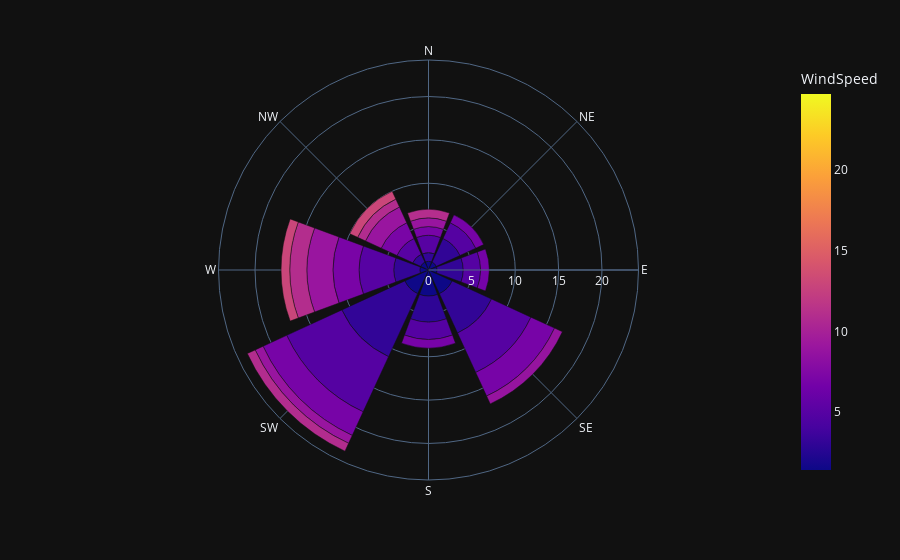

Here is the notebook cell this chart was saved with:
### Code cell
# Create a wind rose plot
fig = px.bar_polar(aggregated_data, r='Frequency', theta='WindDirBin', color='WindSpeed',
                   template='plotly_dark', color_discrete_sequence=px.colors.sequential.Plasma_r)
fig.show()

### Figure 1 — Plotly figure (JSON) as saved in the notebook; plotly's stock layout.template omitted (floating-point values rounded to 4 significant figures)
{"data": [{"hovertemplate": "Frequency=%{r}<br>WindDirBin=%{theta}<br>WindSpeed=%{marker.color}<extra></extra>", "legendgroup": "", "marker": {"color": [1.432, 3.116, 4.999, 6.941, 8.945, 11.06, 13.05, 14.68, 16.82, 18.1, null, null, null, 1.473, 3.04, 4.915, 6.835, 8.986, 10.91, 13.03, 14.99, 17.63, 19.03, 20.1, null, null, 1.447, 3.077, 4.898, 6.801, 8.941, 11.02, 12.89, 14.7, null, null, null, null, null, 1.417, 3.073, 4.926, 6.89, 8.831, 10.96, 12.88, 14.81, 16.48, 18.4, null, null, null, 1.415, 2.908, 4.893, 6.885, 8.854, 10.83, 12.9, 14.79, 16.3, 18.1, null, null, null, 1.519, 3.097, 4.915, 6.892, 8.914, 10.88, 12.9, 14.93, 16.77, 18.78, 21.15, 23.2, null, 1.476, 3.176, 5.018, 6.995, 8.984, 10.97, 12.95, 14.94, 16.89, 19.03, 20.94, 22.78, 24.69, 1.427, 3.081, 5.084, 7.034, 8.975, 10.91, 12.97, 14.98, 16.99, 18.98, 20.95, 22.78, 24.72], "coloraxis": "coloraxis", "pattern": {"shape": ""}}, "name": "", "r": [1, 1, 2, 1, 1, 1, 0, 0, 0, 0, 0, 0, 0, 1, 3, 2, 1, 0, 0, 0, 0, 0, 0, 0, 0, 0, 1, 3, 2, 1, 0, 0, 0, 0, 0, 0, 0, 0, 0, 3, 5, 5, 3, 1, 0, 0, 0, 0, 0, 0, 0, 0, 3, 3, 2, 1, 0, 0, 0, 0, 0, 0, 0, 0, 0, 3, 8, 7.0, 3, 1, 1, 0, 0, 0, 0, 0, 0, 0, 1, 3, 4, 3, 3, 2, 1, 0, 0, 0, 0, 0, 0, 1, 1, 2, 2, 2, 1, 1, 0, 0, 0, 0, 0, 0], "showlegend": false, "subplot": "polar", "theta": ["N", "N", "N", "N", "N", "N", "N", "N", "N", "N", "N", "N", "N", "NE", "NE", "NE", "NE", "NE", "NE", "NE", "NE", "NE", "NE", "NE", "NE", "NE", "E", "E", "E", "E", "E", "E", "E", "E", "E", "E", "E", "E", "E", "SE", "SE", "SE", "SE", "SE", "SE", "SE", "SE", "SE", "SE", "SE", "SE", "SE", "S", "S", "S", "S", "S", "S", "S", "S", "S", "S", "S", "S", "S", "SW", "SW", "SW", "SW", "SW", "SW", "SW", "SW", "SW", "SW", "SW", "SW", "SW", "W", "W", "W", "W", "W", "W", "W", "W", "W", "W", "W", "W", "W", "NW", "NW", "NW", "NW", "NW", "NW", "NW", "NW", "NW", "NW", "NW", "NW", "NW"], "type": "barpolar"}], "layout": {"barmode": "relative", "coloraxis": {"colorbar": {"title": {"text": "WindSpeed"}}, "colorscale": [[0, "#0d0887"], [0.1111, "#46039f"], [0.2222, "#7201a8"], [0.3333, "#9c179e"], [0.4444, "#bd3786"], [0.5556, "#d8576b"], [0.6667, "#ed7953"], [0.7778, "#fb9f3a"], [0.8889, "#fdca26"], [1, "#f0f921"]]}, "legend": {"tracegroupgap": 0}, "margin": {"t": 60}, "polar": {"angularaxis": {"direction": "clockwise", "rotation": 90}, "domain": {"x": [0, 1], "y": [0, 1]}}}}
